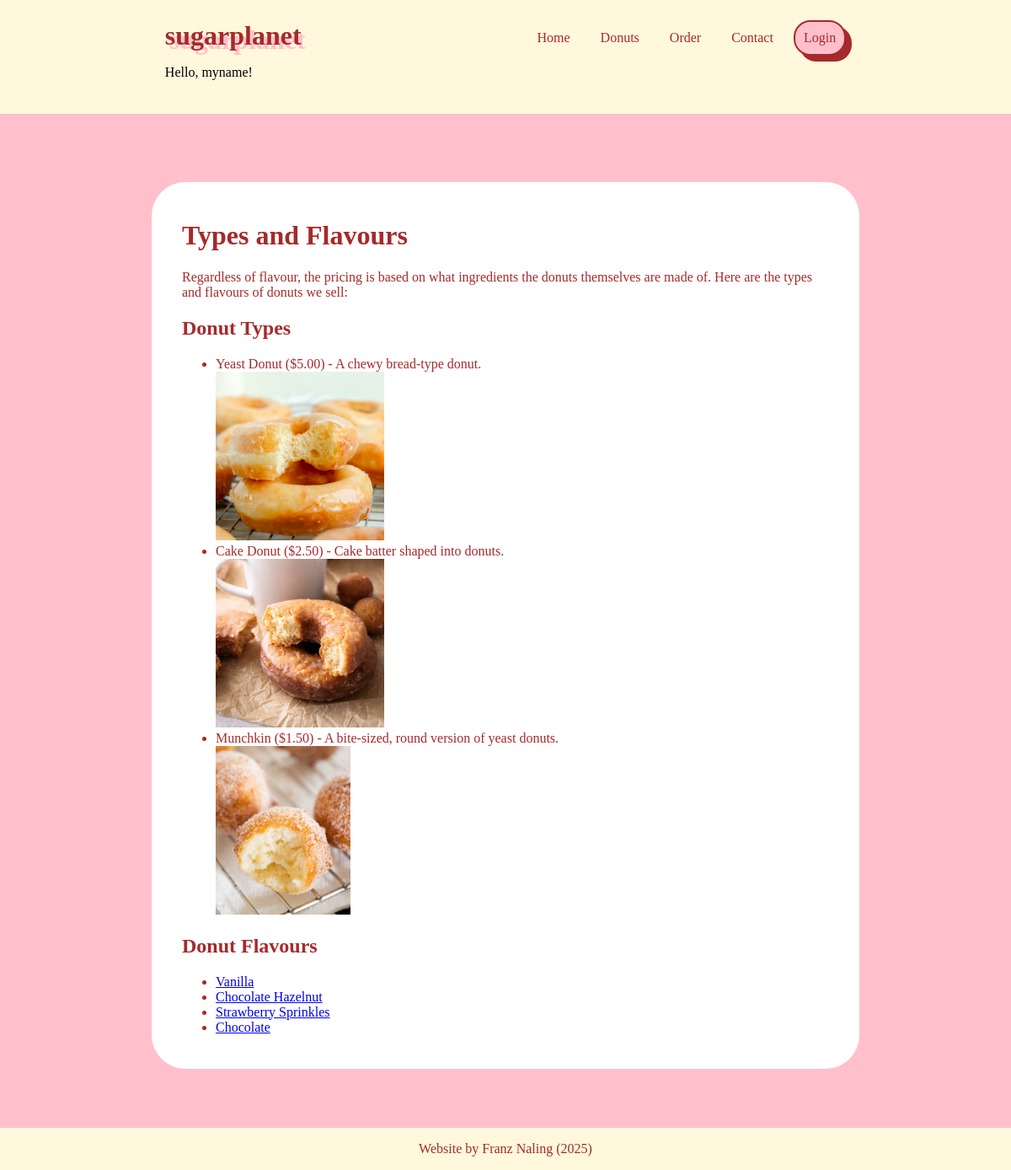
Screenshot of /donuts/ with the database file from the repository.
### donuts/models.py (models this page shows, shortened)
class Type(models.Model):
    name = models.CharField(max_length=255)
    description = models.TextField()
    price = models.FloatField(default=0.00)
    image = models.ImageField(default='placeholder.png', blank=True)

class Flavour(models.Model):
    name = models.CharField(max_length=255)
    description = models.TextField()
    image = models.ImageField(default='placeholder.png', blank=True)

### donuts/views.py (the view)
# urls.py: path('', include('donuts.urls')),
def donuts(request):
    allTypes = Type.objects.all().values()
    allFlavours = Flavour.objects.all().values()
    template = loader.get_template('donuts.html')
    context = {
        'types':allTypes,
        'flavours':allFlavours,
    }
    return HttpResponse(template.render(context,request))

### donuts/templates/donuts.html (shortened to what this page needs)
{% extends "layout.html" %}
{% block content %}
<h1>Types and Flavours</h1>
<p>Regardless of flavour, the pricing is based on what ingredients the donuts themselves are made of.
    Here are the types and flavours of donuts we sell:</p>
<h2>Donut Types</h2>
<ul>
    {% for t in types %}
        <li>
            {{t.name}} (${{t.price|floatformat:2}}) - {{t.description}}<br>
            <img id="details_img" src="/media/{{t.image}}">
        </li>
    {% empty %}
        <li>Sorry, no donut types are available at the moment.</li>
    {% endfor %}
</ul>
<h2>Donut Flavours</h2>
<ul>
    {% for f in flavours %}
        <li><a href="details/{{f.id}}">{{f.name}}</a></li>
    {% empty %}
        <li>Sorry, no donut flavours are available at the moment.</li>
    {% endfor %}
</ul>
{% endblock %}

### donuts/templates/layout.html (shortened to what this page needs)
{% load static %}
<!DOCTYPE html>
<html>
<head>
</head>
<link rel="stylesheet" href="{% static 'style.css'%}">
<body>
    <header>
    <div>
    <a id="logo" href="/">sugarplanet</a>
    <p>Hello, myname!</p>
    </div>
    <nav>
        <a href="/">Home</a>
        <a href="/donuts">Donuts</a>
        <a href="/order">Order</a>
        <a href="/contact">Contact</a>
        <a href="/login" id="sign_in" href="">Login</a>
    </nav>
    </header>
    <main>
        {% block content %}
        {% endblock %}
    </main>
    <footer>Website by Franz Naling (2025)</footer>
</body>
</html>

### global_static/style.css (style rules this page uses)
* { box-sizing: border-box; }
body { background-color:pink; font-family: verdana; padding: 0; margin: 0; width: 100%; height: 100%; padding-bottom: 15vh; display: flex; justify-content:center; }
header { background-color: cornsilk; position: fixed; display: flex; justify-content: space-evenly; flex-wrap: wrap; gap:20%; min-height:8vh; width: 100%; padding-top: 3vh; padding-bottom: 3vh; padding-left: 10vw; padding-right: 10vw; }
#logo { color:brown; text-shadow: 5px 5px pink; text-decoration: none; font-size: xx-large; font-weight: bold; }
#sign_in { background-color:pink; color:brown; border: 2px solid brown; box-shadow: 7px 7px brown; border-radius: 20px; padding: 10px; height: fit-content; text-decoration: none; }
nav { display: flex; gap: 1vw; }
nav > a { color: brown; text-decoration: none; padding: 1vw; }
main { background-color:white; color: brown; margin-top:27vh; width: 70%; min-height: 60vh; padding-top: 3vh; padding-bottom: 3vh; padding-left: 3vw; padding-right: 3vw; border-radius: 5vh; }
footer { background-color:cornsilk; color: brown; position: fixed; text-align: center; bottom: 0; width: 100%; padding: 2vh; }
#details_img { display: inline-block; background-color:lavender; max-height: 200px; max-width: 200px; }

### rows the page displays
Type: name "Yeast Donut", price "5.00", description "A chewy bread-type donut.", image (picture)
Type: name "Cake Donut", price "2.50", description "Cake batter shaped into donuts.", image (picture)
Type: name "Munchkin", price "1.50", description "A bite-sized, round version of yeast donuts.", image (picture)
Flavour: name "Vanilla"
Flavour: name "Chocolate Hazelnut"
Flavour: name "Strawberry Sprinkles"
Flavour: name "Chocolate"
